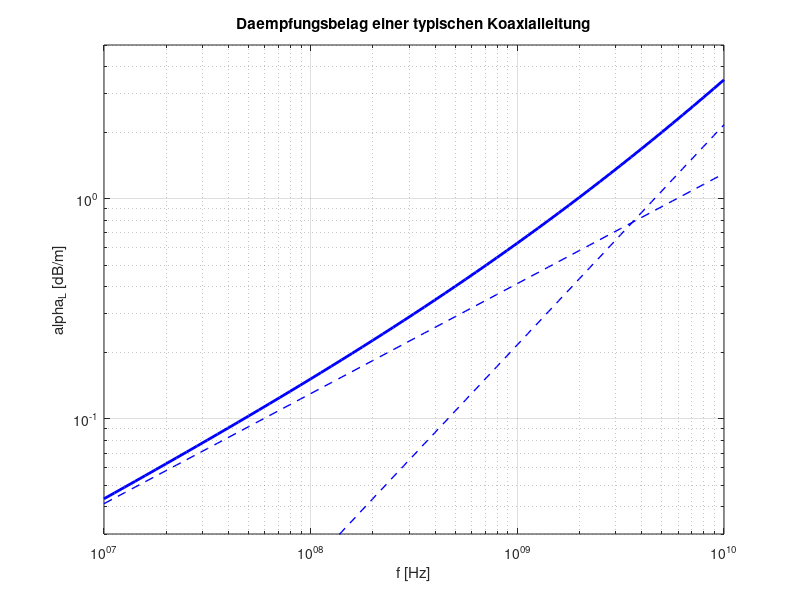
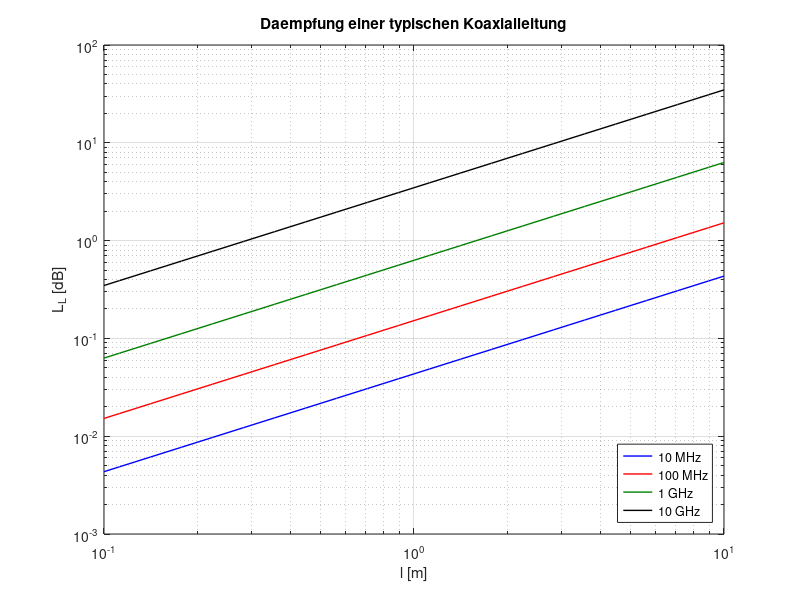

These figures' MATLAB source, in order:
function ueb_leitung
% Daempfung einer Koaxialleitung
%
%------------------------------------------------
% (c) Eberhard Gamm (www.ibega.de),
%     LIKE (www.like.e-technik.uni-erlangen.de),
%     2013
%------------------------------------------------

close all;

% Daempfungskonstanten der Leitung
c_1 = 3e-6;
c_2 = 0.5e-10;

% Frequenzachse
f = 10.^(7:0.05:10);

% Daempfungsbelag
alpha_L = c_1 * sqrt( f ) + c_2 * f;

figure(1);
loglog(f,10*log10(exp(alpha_L)),'b-','Linewidth',2);
hold on;
loglog(f,10*log10(exp(c_1*sqrt(f))),'b--','Linewidth',1);
loglog(f,10*log10(exp(c_2*f)),'b--','Linewidth',1);
hold off;
grid;
axis([1e7 1e10 0.03 5]);
xlabel('f [Hz]');
ylabel('alpha_L [dB/m]');
title('Daempfungsbelag einer typischen Koaxialleitung');

% Auswertung ueber die Laenge
f = 10.^(7:10);
l = 10.^(-1:0.05:1);
color=[0 0 1;1 0 0;0 0.5 0;0 0 0];
figure(2);
for i = 1 : length(f);
    alpha_L = c_1 * sqrt( f(i) ) + c_2 * f(i);
    loglog(l,10*log10(exp(alpha_L*l)),'-','Color',color(i,:),'Linewidth',1);
    hold on;
end
hold off;
grid;
axis([0.1 10 0.001 100]);
xlabel('l [m]');
ylabel('L_L [dB]');
title('Daempfung einer typischen Koaxialleitung');
legend('10 MHz','100 MHz','1 GHz','10 GHz','Location','SouthEast');
